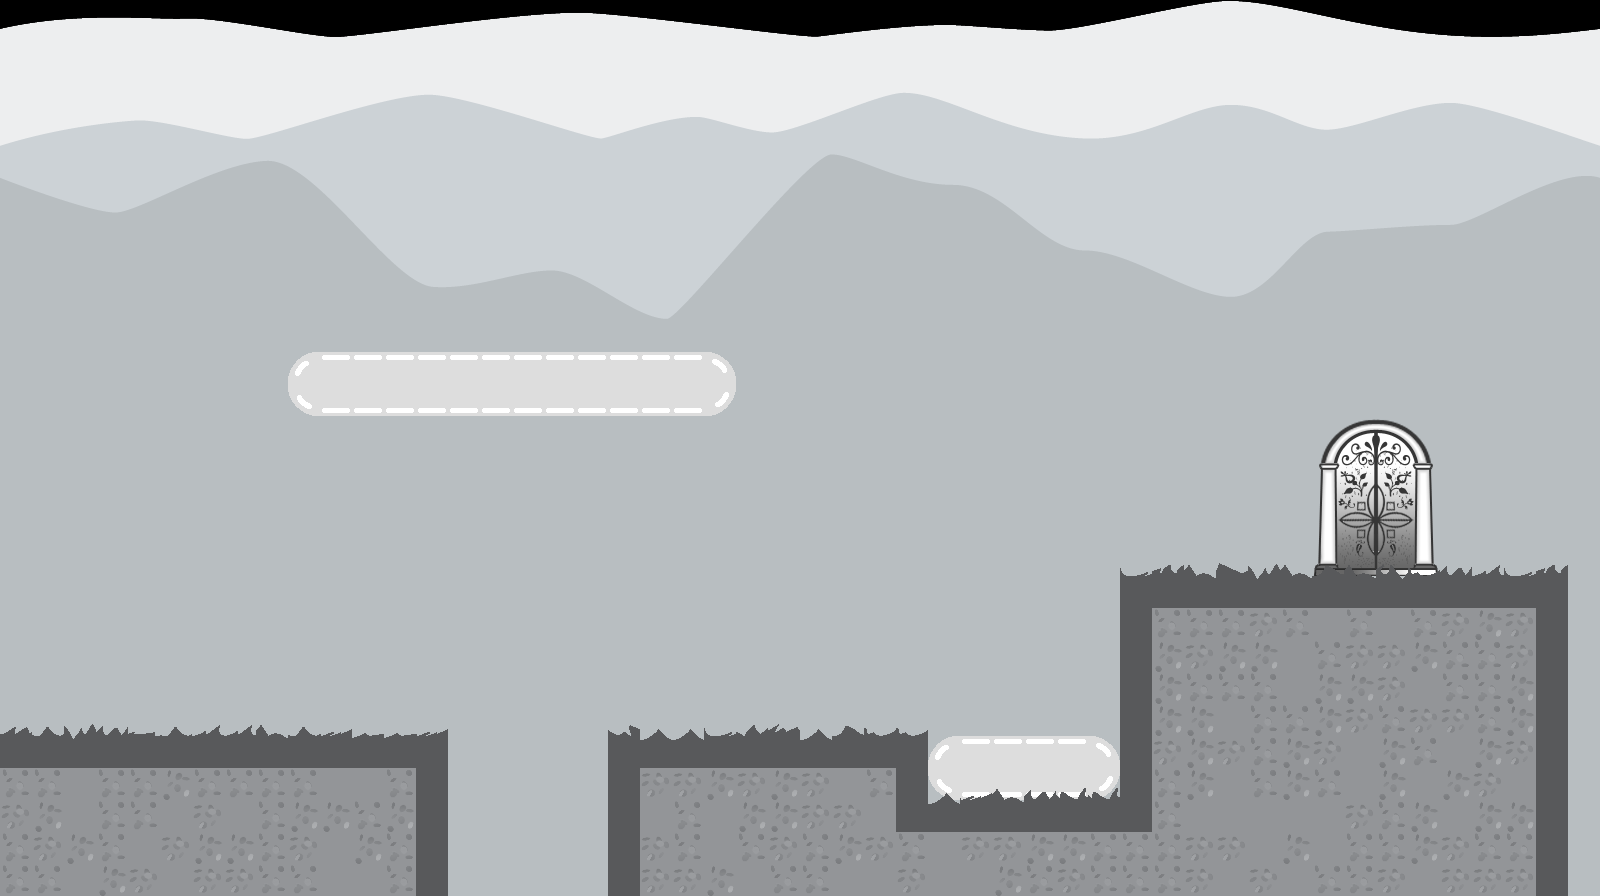

This game map was drawn from its Tiled (.tmx) file and the tilesets committed beside it. A one-line description and the trimmed map source follow:
An orthogonal 50x28 tile map with 32x32 px tiles, 4 tile layers (Static, Dynamic, solid, grass), 7 tilesets, 1 image layer and 9 objects (2x platform, door, start).

<map version="1.0" orientation="orthogonal" width="50" height="28" tilewidth="32" tileheight="32">
 <tileset firstgid="1" name="fill" tilewidth="32" tileheight="32">
  <image source="../graphics/fill.png" width="64" height="64" />
 </tileset>
 <tileset firstgid="5" name="dood" tilewidth="64" tileheight="192">
  <image source="../graphics/dood.png" width="64" height="192" />
 </tileset>
 <tileset firstgid="6" name="grass" tilewidth="32" tileheight="64">
  <image source="../graphics/grass.png" width="1600" height="64" />
 </tileset>
 <tileset firstgid="56" name="grassfore" tilewidth="32" tileheight="96">
  <image source="../graphics/grassfore.png" width="1600" height="96" />
 </tileset>
 <tileset firstgid="106" name="door" tilewidth="32" tileheight="32">
  <image source="../graphics/door.png" width="128" height="160" />
 </tileset>
 <tileset firstgid="126" name="solid" tilewidth="32" tileheight="32">
  <image source="../graphics/solid.png" width="64" height="32" />
 </tileset>
 <tileset firstgid="128" name="edges" tilewidth="32" tileheight="32">
  <image source="../graphics/edges.png" width="160" height="96" />
 </tileset>
 <imagelayer name="background" width="50" height="28">
  <properties>
   <property name="parallax" value="0.25" />
   <property name="yparallax" value="0.5" />
  </properties>
  <image source="../graphics/background.png" />
 </imagelayer>
 <layer name="Static" width="50" height="28">
  <data>[1400 cells, 167 non-empty, 24 distinct tile ids]</data>
 </layer>
 <layer name="Dynamic" width="50" height="28">
  <data>[1400 cells, 40 non-empty, 6 distinct tile ids]</data>
 </layer>
 <objectgroup name="Solid" width="50" height="28" visible="0">
  <object x="928" y="736" width="192" height="64">
   <properties>
    <property name="color" value="black" />
   </properties>
  </object>
  <object x="0" y="736" width="448" height="160" />
  <object x="576" y="736" width="352" height="160" />
  <object x="928" y="800" width="192" height="96" />
  <object x="1120" y="576" width="448" height="320" />
  <object name="door" type="door" x="1312" y="416" width="128" height="160">
   <properties>
    <property name="door" value="door" />
    <property name="level" value="assets/levels/level2.tmx" />
    <property name="open" value="assets/graphics/door_frame-13.png" />
   </properties>
  </object>
  <object name="white" type="platform" x="288" y="352" width="448" height="64">
   <properties>
    <property name="color" value="white" />
   </properties>
  </object>
  <object name="white" type="platform" x="928" y="736" width="192" height="64">
   <properties>
    <property name="color" value="white" />
   </properties>
  </object>
  <object name="start" type="start" gid="5" x="95" y="730" width="64" height="160">
   <properties>
    <property name="idle" value="assets/graphics/resting-06.png" />
    <property name="walk" value="assets/graphics/walking-15.png" />
   </properties>
  </object>
 </objectgroup>
 <layer name="solid" width="50" height="28">
  <data>[1400 cells, 72 non-empty, 4 distinct tile ids]</data>
 </layer>
 <layer name="grass" width="50" height="28">
   <properties>
    <property name="parallax" value="1.0" />
   </properties>
  <data>[1400 cells, 70 non-empty, 24 distinct tile ids]</data>
 </layer>
</map>
